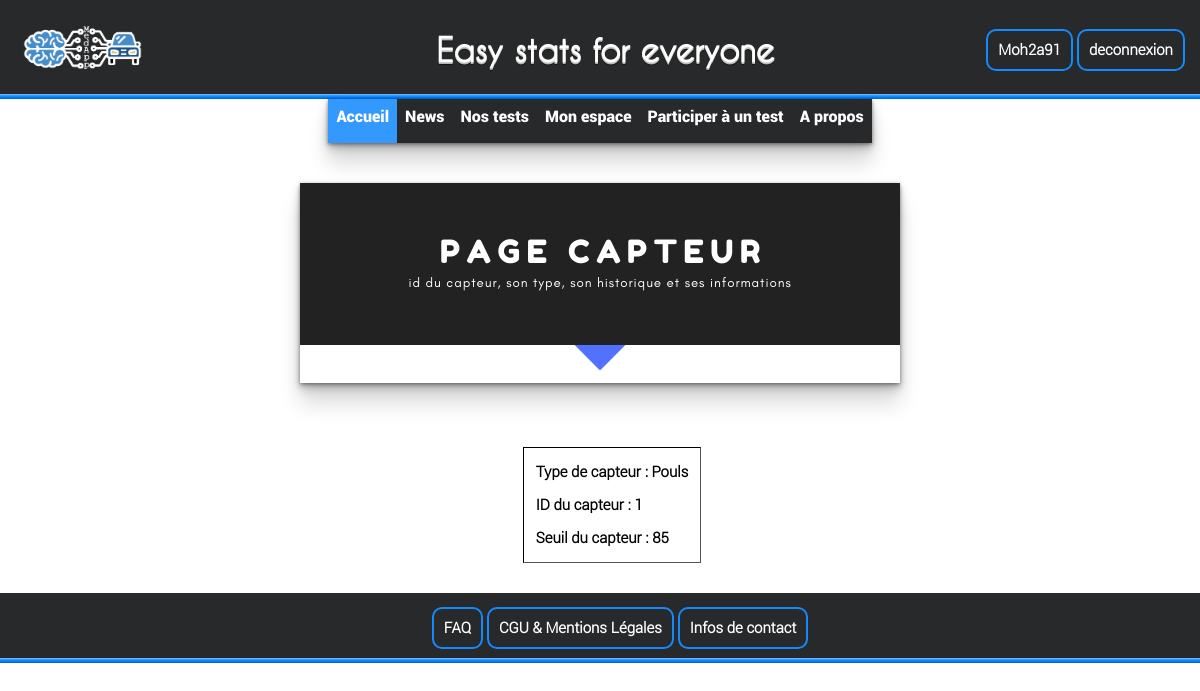
/page_capteur.php?modif_cap=1 (signed in), run on the app's committed database.
### tables this page shows
CREATE TABLE IF NOT EXISTS `capteur` (
  `idCapteur` int(11) NOT NULL AUTO_INCREMENT,
  `Type` varchar(100) NOT NULL,
  `Valeur` double NOT NULL,
  `seuil` double NOT NULL,
  PRIMARY KEY (`idCapteur`)
);

### page_capteur.php (called while the page is built, shortened)
<?php
include_once("includes/AccesBase.php");
	if(isset($_GET['modif_cap']) AND !empty($_GET['modif_cap'])){
		$this_cap = $db->prepare('SELECT * FROM capteur WHERE idCapteur = ?');
		$this_cap -> execute(array($_GET['modif_cap']));
	}
include_once('Vues/page_capteur.vue.php');
?>

### Vues/page_capteur.vue.php (the view, shortened to what this page needs)
<!DOCTYPE HTML>
<html>
  <head>
	<link rel="stylesheet" type="text/css" href="design/page_capteur.css">
  </head>
  <body>
    <header><?php include_once('includes/header.php'); ?></header>
    <div id = "main">
      <div align="center">
          <img class="bannière" src="ressources/Page_capteur.png" alt="Alt text"/>
      </div>
      <div class="affichage_top">
            <?php $icap = $this_cap->fetch() ?>
        <div class="infos_cap">
          <p> Type de capteur : <?= $icap['Type'] ?> </p>
          <p> ID du capteur : <?= $icap['idCapteur'] ?> </p>
          <p> Seuil du capteur : <?= $icap['seuil'] ?> </p>
        </div>
      </div>
    </div>
    <footer><?php include_once('includes/footer.php'); ?></footer>
  </body>
</html>

### design/page_capteur.css (style rules this page uses)
body { margin:0; }
.bannière { box-shadow: 0 1px 3px rgba(0, 0, 0, .3), 0 3px 5px rgba(0, 0, 0, .2), 0 5px 10px rgba(0, 0, 0, .2), 0 20px 20px rgba(0, 0, 0, .15); margin-bottom: 5%; }
.affichage_top { display:flex; flex-direction:row; justify-content: center; }
.infos_cap { border: 1px black inset; margin-left: 2%; padding-left:1%; padding-right:1%; font: bold 15px Roboto-Light; }

### design/footer.css (style rules this page uses)
footer { display:flexbox; position: relative; min-height: 100px; bottom: 0; left: 0; right: 0; top: auto; }

### data on the page
capteur: Type "Pouls", idCapteur "1", seuil "85"

### other printed values
$_SESSION['login'] "Moh2a91"
